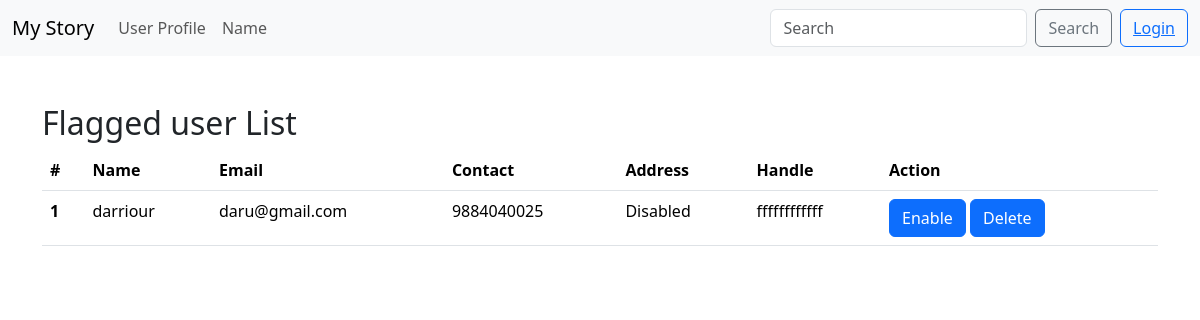
Page /view_flagged_users on the committed database.
### Main1.py (models this page shows, shortened)
class FlaggedUsers(db.Model):
    id = db.Column(db.Integer, primary_key=True)
    user_id = db.Column(db.Integer, db.ForeignKey('user.id'), nullable=False)
    description = db.Column(db.Text, nullable=False)
    date_added = db.Column(db.DateTime, nullable=False, default=func.now())

class User(UserMixin, db.Model):
    id = db.Column(db.Integer, primary_key=True)
    name = db.Column(db.String(40), nullable=False)
    password = db.Column(db.String(80), nullable=False)
    email = db.Column(db.String(20), nullable=False, unique=True)
    address = db.Column(db.Text, nullable=False)
    country = db.Column(db.String(20), nullable=False)
    state = db.Column(db.String(20), nullable=False)
    city = db.Column(db.String(20), nullable=False)
    pincode = db.Column(db.Integer, nullable=False)
    mobile = db.Column(db.String(15), nullable=False)
    role = db.Column(db.String(15), nullable=False)
    status = db.Column(db.String(15), nullable=False, default='Active')
    date_added = db.Column(db.DateTime, default=func.now())
    flagged_users = db.relationship('FlaggedUsers', backref='user', lazy=True,uselist=False, cascade="all, delete-orphan")
    professional = db.relationship('Professional', backref='user', lazy=True,uselist=False, cascade="all, delete-orphan")
    reviews = db.relationship('Reviews', backref='user', lazy=True, cascade="all, delete-orphan")
    service_requests = db.relationship('ServiceRequests', backref='user', lazy=True, cascade="all, delete-orphan")

### Main1.py (the view)
@app.route('/view_flagged_users',methods=['GET','POST'])
def view_flagged_users():
    flagged_users=FlaggedUsers.query.all()
    return render_template('view_flagged_users.html',flagged_users=flagged_users)

### Main1.py
class SearchForm(FlaskForm):
    searched=StringField("Searched",validators=[InputRequired()])
    search_type=StringField("Search Type",validators=[InputRequired()])
    submit=SubmitField("search")

### Main1.py (called while the page is built)
@app.context_processor
def base():
    form=SearchForm()
    return dict(form=form)  #dictonary

### templates/view_flagged_users.html (shortened to what this page needs)
{% extends 'base.html' %}
{% block content %}
<div>
    <div>
        <br><br>
        <div>
            <h2>Flagged user List</h2>
            <table class="table">
                <thead>
                    <tr>
                        <th scope="col">#</th>
                        <th scope="col">Name</th>
                        <th scope="col">Email</th>
                        <th scope="col">Contact</th>
                        <th scope="col">Address</th>
                        <th scope="col">Handle</th>
                        <th scope="col">Action</th>
                    </tr>
                </thead>
                <tbody>
                    {% for flagged in flagged_users %}
                        <tr>
                            <th scope="row">{{ loop.index }}</th>
                            <td>{{ flagged.user.name }}</td>
                            <td>{{ flagged.user.email }}</td>
                            <td>{{ flagged.user.mobile }}</td>
                            <td>{{ flagged.user.status }}</td>
                            <td>{{ flagged.description }}</td>
                            {% if flagged.user.status == "Active" %}
                            <td><a href="{{url_for('disable_user', id=flagged.id)}}" class="btn btn-primary">Disable</a>
                        {% elif flagged.user.status == "Disabled" %}
                        <td><a href="{{url_for('enable_user', id=flagged.id)}}" class="btn btn-primary">Enable</a>
                        {% endif %}
                        <a href="{{url_for('delete_user', id=flagged.user.id)}}" class="btn btn-primary">Delete</a></td>
                    </tr>
                    {% endfor %}
                </tbody>
            </table>
        </div>
</div>
{% endblock %}

### rows in the picture
FlaggedUsers: user.name "darriour", user.email "daru@gmail.com", user.mobile "9884040025", user.status "Disabled", description "ffffffffffff"
